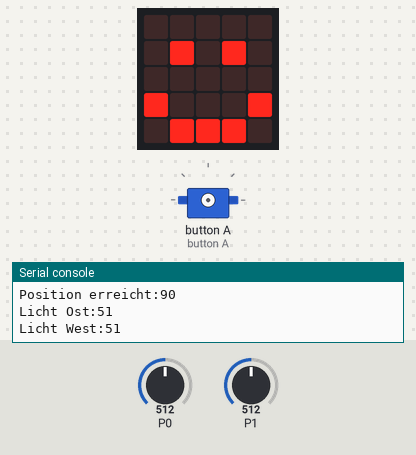
A program run on a simulated BBC micro:bit (MakeCode). On the bench: the board's 5×5 LED display, servo, the last lines printed to the serial console. The inputs (shaded band) are chosen by the test bench; at power-on: P0 = 512, P1 = 512 (analog values on the 0–1023 scale).

Above: at 1.2 s.
1.3 s: P0 set to 716
At 2.3 s:
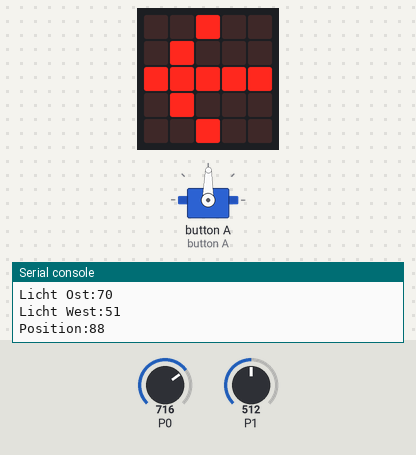
4.8 s: P1 set to 900
At 6.0 s:
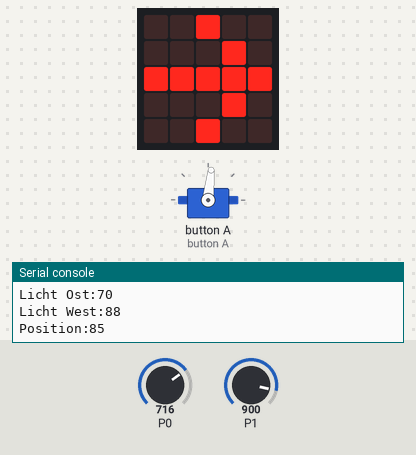
8.3 s: P0 set to 900
At 9.1 s:
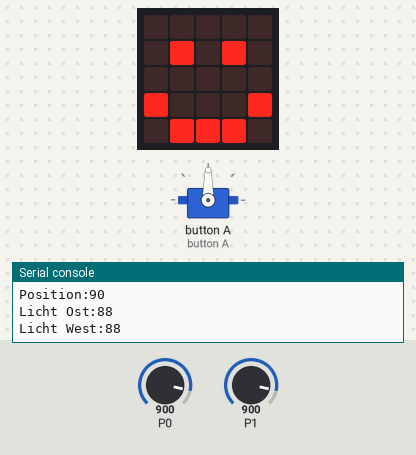
10.3 s: P1 set to 1023
At 16.5 s:
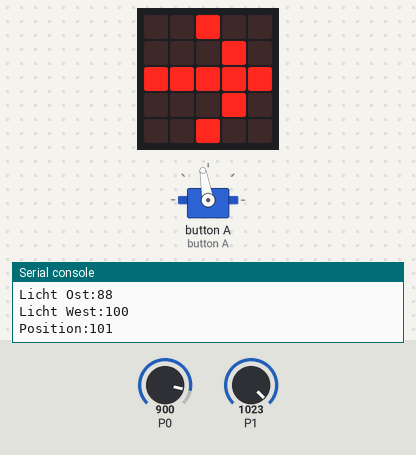
17.3 s: P0 set to 1023
At 19.0 s:
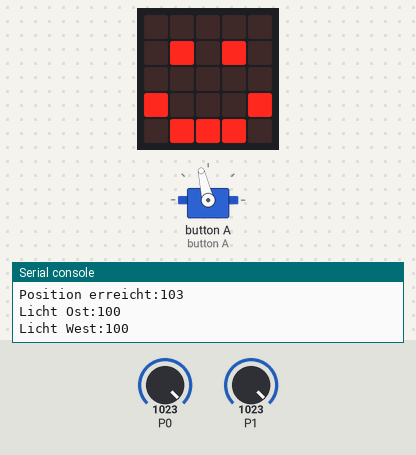
19.3 s: P1 set to 716
At 20.8 s:
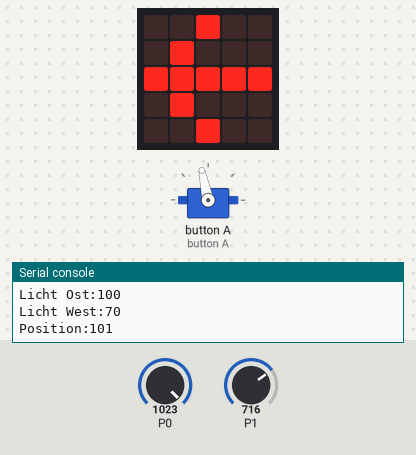
Timing chart, 0 to 34.5 s (numbered marks = the images above; inputs shaded):
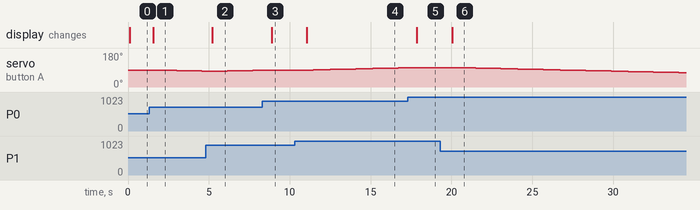

The program:

main.ts
```typescript
let LichtWest = 0
let LichtOst = 0
let Position = 90
basic.forever(function () {
    LichtOst = Math.ceil(Math.map(pins.analogReadPin(AnalogPin.P0), 0, 1023, 0, 100))
    LichtWest = Math.ceil(Math.map(pins.analogReadPin(AnalogPin.P1), 0, 1023, 0, 100))
    serial.writeValue("Licht Ost", LichtOst)
    serial.writeValue("Licht West", LichtWest)
    basic.pause(100)
    if (LichtOst > LichtWest) {
        if (Position > 0) {
            Position = Position - 1
            serial.writeValue("Position", Position)
        }
        basic.showLeds(`
            . . # . .
            . # . . .
            # # # # #
            . # . . .
            . . # . .
            `)
        pins.servoWritePin(AnalogPin.P5, Position)
    }
    if (LichtOst < LichtWest) {
        if (Position < 180) {
            Position = Position + 1
            serial.writeValue("Position", Position)
        }
        basic.showLeds(`
            . . # . .
            . . . # .
            # # # # #
            . . . # .
            . . # . .
            `)
        pins.servoWritePin(AnalogPin.P5, Position)
    }
    if (LichtOst == LichtWest) {
        basic.showIcon(IconNames.Happy)
        serial.writeValue("Position erreicht", Position)
    }
})
```

test.ts
```typescript
// Hier kann man Tests durchführen; diese Datei wird nicht kompiliert, wenn dieses Paket als Erweiterung verwendet wird.
```

Measured:
- after the input at 1.3 s, servo on button A: moves from 89° to 84° over 2.1 s, starting after 1.2 s; the display: changes after 0.25 s (image 1)
- after the input at 4.8 s, the display: changes after 0.42 s (image 2)
- after the input at 8.3 s, servo on button A: goes on until 8.8 s, then stays 90°; the display: changes after 0.58 s (image 3)
- after the input at 10.3 s, servo on button A: moves from 90° to 102° over 5.8 s, starting after 1.2 s; the display: changes after 0.76 s (image 4)
- after the input at 17.3 s, servo on button A: goes on until 17.7 s, then stays 103°; the display: changes after 0.57 s (image 5)
- after the input at 19.3 s, servo on button A: moves from 103° to 76° over 13.6 s, starting after 1.1 s; the display: changes after 0.74 s (image 6)
